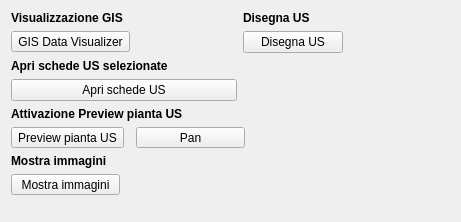
             <widget class="QWidget" name="page_2">
              <property name="geometry">
               <rect>
                <x>0</x>
                <y>0</y>
                <width>461</width>
                <height>222</height>
               </rect>
              </property>
              <attribute name="label">
               <string>Funzioni di controllo</string>
              </attribute>
              <layout class="QGridLayout" name="gridLayout_21">
               <item row="0" column="0" colspan="2">
                <widget class="QLabel" name="label_38">
                 <property name="font">
                  <font>
                   <weight>75</weight>
                   <bold>true</bold>
                  </font>
                 </property>
                 <property name="text">
                  <string>Visualizzazione GIS</string>
                 </property>
                </widget>
               </item>
               <item row="0" column="2" colspan="2">
                <widget class="QLabel" name="label_46">
                 <property name="font">
                  <font>
                   <weight>75</weight>
                   <bold>true</bold>
                  </font>
                 </property>
                 <property name="text">
                  <string>Disegna US</string>
                 </property>
                </widget>
               </item>
               <item row="1" column="0">
                <widget class="QToolButton" name="toolButtonGis">
                 <property name="minimumSize">
                  <size>
                   <width>109</width>
                   <height>0</height>
                  </size>
                 </property>
                 <property name="toolTip">
                  <string/>
                 </property>
                 <property name="text">
                  <string>GIS Data Visualizer</string>
                 </property>
                 <property name="icon">
                  <iconset resource="resources.qrc">
                   <normaloff>:/images/GIS.png</normaloff>:/images/GIS.png</iconset>
                 </property>
                 <property name="shortcut">
                  <string>Ctrl+G</string>
                 </property>
                 <property name="checkable">
                  <bool>true</bool>
                 </property>
                 <property name="checked">
                  <bool>false</bool>
                 </property>
                 <property name="toolButtonStyle">
                  <enum>Qt::ToolButtonTextOnly</enum>
                 </property>
                 <property name="arrowType">
                  <enum>Qt::NoArrow</enum>
                 </property>
                </widget>
               </item>
               <item row="2" column="0" colspan="2">
                <widget class="QLabel" name="label_40">
                 <property name="font">
                  <font>
                   <weight>75</weight>
                   <bold>true</bold>
                  </font>
                 </property>
                 <property name="text">
                  <string>Apri schede US selezionate</string>
                 </property>
                </widget>
               </item>
               <item row="3" column="0" colspan="2">
                <widget class="QPushButton" name="pushButton_showSelectedFeatures">
                 <property name="font">
                  <font>
                   <pointsize>9</pointsize>
                  </font>
                 </property>
                 <property name="toolTip">
                  <string>Show Selcted Features</string>
                 </property>
                 <property name="text">
                  <string>Apri schede US</string>
                 </property>
                 <property name="icon">
                  <iconset resource="resources.qrc">
                   <normaloff>:/images/sheet.png</normaloff>:/images/sheet.png</iconset>
                 </property>
                </widget>
               </item>
               <item row="4" column="0" colspan="3">
                <widget class="QLabel" name="label_39">
                 <property name="font">
                  <font>
                   <weight>75</weight>
                   <bold>true</bold>
                  </font>
                 </property>
                 <property name="text">
                  <string>Attivazione Preview pianta US</string>
                 </property>
                </widget>
               </item>
               <item row="5" column="0">
                <widget class="QToolButton" name="toolButtonPreview">
                 <property name="toolTip">
                  <string/>
                 </property>
                 <property name="text">
                  <string>Preview pianta US</string>
                 </property>
                 <property name="icon">
                  <iconset resource="resources.qrc">
                   <normaloff>:/images/GIS.png</normaloff>:/images/GIS.png</iconset>
                 </property>
                 <property name="shortcut">
                  <string>Ctrl+G</string>
                 </property>
                 <property name="checkable">
                  <bool>true</bool>
                 </property>
                 <property name="checked">
                  <bool>false</bool>
                 </property>
                 <property name="toolButtonStyle">
                  <enum>Qt::ToolButtonTextOnly</enum>
                 </property>
                 <property name="arrowType">
                  <enum>Qt::NoArrow</enum>
                 </property>
                </widget>
               </item>
               <item row="5" column="1" colspan="2">
                <widget class="QToolButton" name="toolButtonPan">
                 <property name="minimumSize">
                  <size>
                   <width>109</width>
                   <height>0</height>
                  </size>
                 </property>
                 <property name="toolTip">
                  <string>Pan tool</string>
                 </property>
                 <property name="text">
                  <string>Pan</string>
                 </property>
                 <property name="icon">
                  <iconset resource="resources.qrc">
                   <normaloff>:/images/mActionPan.png</normaloff>:/images/mActionPan.png</iconset>
                 </property>
                 <property name="shortcut">
                  <string>Ctrl+G</string>
                 </property>
                 <property name="checkable">
                  <bool>true</bool>
                 </property>
                 <property name="checked">
                  <bool>false</bool>
                 </property>
                 <property name="toolButtonStyle">
                  <enum>Qt::ToolButtonTextOnly</enum>
                 </property>
                 <property name="arrowType">
                  <enum>Qt::NoArrow</enum>
                 </property>
                </widget>
               </item>
               <item row="6" column="0" colspan="2">
                <widget class="QLabel" name="label_44">
                 <property name="font">
                  <font>
                   <weight>75</weight>
                   <bold>true</bold>
                  </font>
                 </property>
                 <property name="text">
                  <string>Mostra immagini</string>
                 </property>
                </widget>
               </item>
               <item row="7" column="0">
                <widget class="QToolButton" name="toolButtonPreviewMedia">
                 <property name="minimumSize">
                  <size>
                   <width>109</width>
                   <height>0</height>
                  </size>
                 </property>
                 <property name="text">
                  <string>Mostra immagini</string>
                 </property>
                 <property name="icon">
                  <iconset resource="resources.qrc">
                   <normaloff>:/images/photo.png</normaloff>:/images/photo.png</iconset>
                 </property>
                 <property name="checkable">
                  <bool>true</bool>
                 </property>
                </widget>
               </item>
               <item row="8" column="3">
                <spacer name="verticalSpacer_4">
                 <property name="orientation">
                  <enum>Qt::Vertical</enum>
                 </property>
                 <property name="sizeHint" stdset="0">
                  <size>
                   <width>20</width>
                   <height>201</height>
                  </size>
                 </property>
                </spacer>
               </item>
               <item row="8" column="1">
                <spacer name="verticalSpacer_6">
                 <property name="orientation">
                  <enum>Qt::Vertical</enum>
                 </property>
                 <property name="sizeHint" stdset="0">
                  <size>
                   <width>20</width>
                   <height>40</height>
                  </size>
                 </property>
                </spacer>
               </item>
               <item row="1" column="2">
                <widget class="QPushButton" name="pushButton_showLayer">
                 <property name="font">
                  <font>
                   <pointsize>9</pointsize>
                  </font>
                 </property>
                 <property name="toolTip">
                  <string>Show Selcted Features</string>
                 </property>
                 <property name="text">
                  <string>Disegna US</string>
                 </property>
                 <property name="icon">
                  <iconset resource="resources.qrc">
                   <normaloff>:/images/sheet.png</normaloff>:/images/sheet.png</iconset>
                 </property>
                </widget>
               </item>
              </layout>
             </widget>
